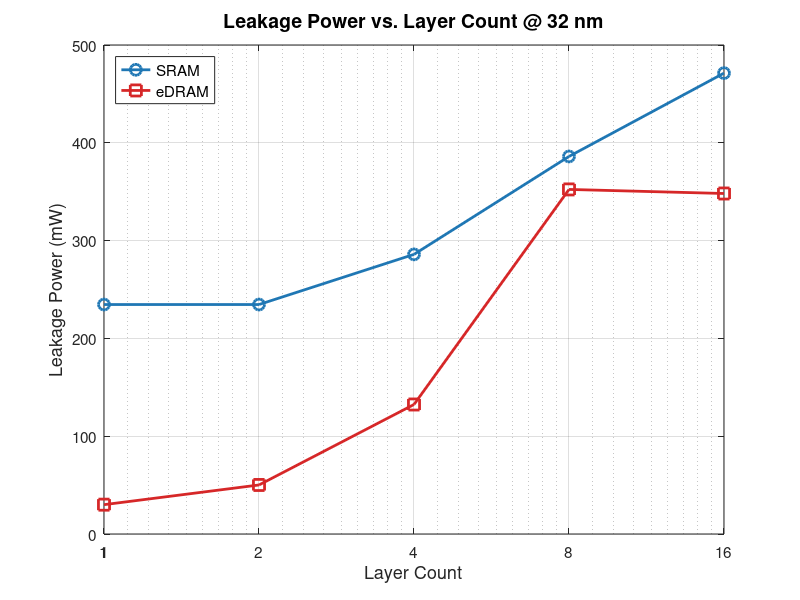

The MATLAB source for this figure:
% fig10_leakage_vs_layers_32nm.m
% Leakage Power vs. Layer Count @ 32nm — ESE5760 Final Project
% Data: DESTINY simulation, 2MB / 256-bit / Assoc=1 / LOP / 350K / WriteEDP

layers = [1, 2, 4, 8, 16];

leakage_SRAM  = [234.632, 234.632, 285.915, 386.048, 471.264];
leakage_eDRAM = [29.992, 50.137, 132.416, 352.322, 348.162];

figure('Position', [100 100 700 500]);

plot(layers, leakage_SRAM,  '-o', 'Color', [0.122 0.467 0.706], 'LineWidth', 2, 'MarkerSize', 8); hold on;
plot(layers, leakage_eDRAM, '-s', 'Color', [0.839 0.153 0.157], 'LineWidth', 2, 'MarkerSize', 8);

set(gca, 'XScale', 'log', 'XTick', layers, 'XTickLabel', {'1','2','4','8','16'}, 'FontSize', 11);
xlim([1 16]);
xlabel('Layer Count', 'FontSize', 13);
ylabel('Leakage Power (mW)', 'FontSize', 13);
title('Leakage Power vs. Layer Count @ 32 nm', 'FontSize', 14, 'FontWeight', 'bold');
legend('SRAM', 'eDRAM', 'Location', 'northwest', 'FontSize', 11);
grid on;
box on;

drawnow;
set(gcf, 'Renderer', 'painters');
print('-djpeg', '-r150', fullfile(fileparts(mfilename('fullpath')), '..', 'plots', 'fig10_leakage_vs_layers_32nm.jpg'));
